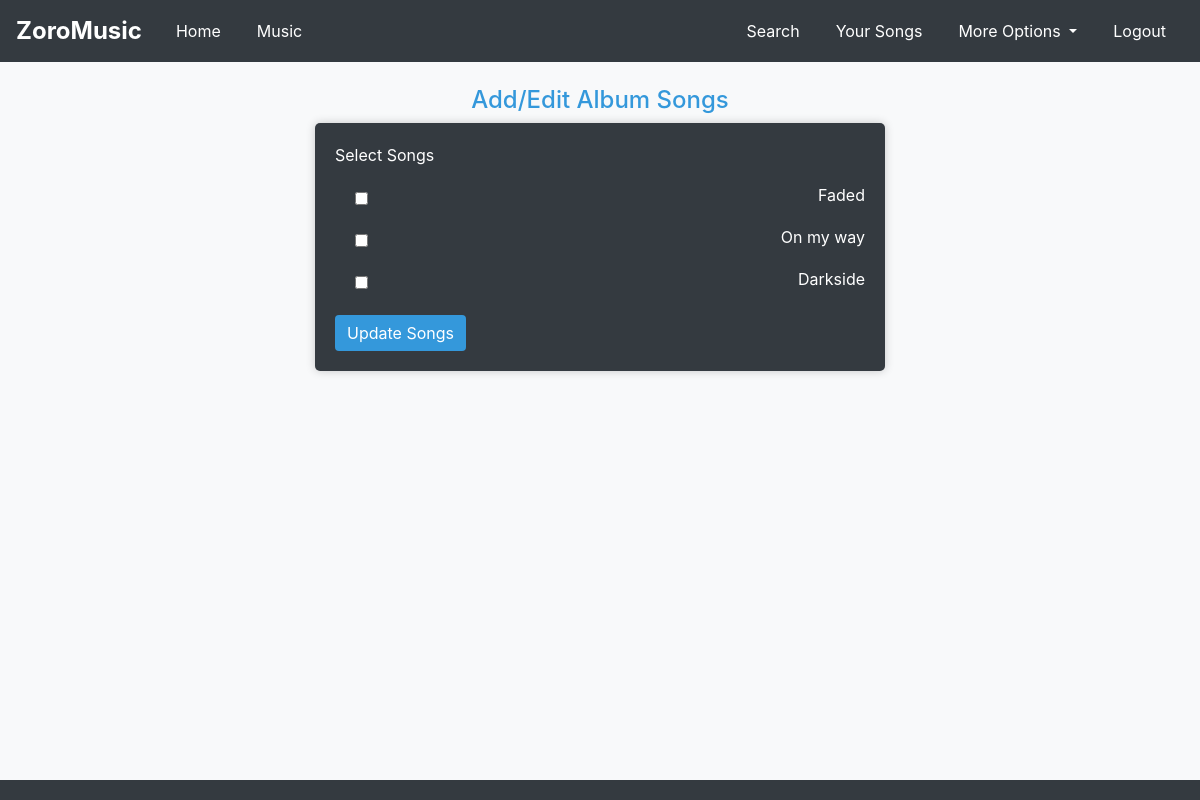
Page /add_edit_album/2 (signed in) on the committed database.
### ZoroMusic/models.py (models this page shows, shortened)
class Song(db.Model, UserMixin):
    id = db.Column(db.Integer, Sequence('song_id_seq', start=1, increment=1), primary_key=True)
    title = db.Column(db.String(100), nullable=False)
    lyrics = db.Column(db.Text, nullable=False)
    duration = db.Column(db.Integer, nullable=False)
    genre = db.Column(db.String(20), nullable=False)
    artist_name = db.Column(db.String(100), nullable=False)
    release_date = db.Column(db.String(5))
    audio_link = db.Column(db.String(255), nullable=True)
    rating = db.Column(db.Float, default=0)
    created_at = db.Column(db.DateTime, default=datetime.utcnow)
    updated_at = db.Column(db.DateTime, default=datetime.utcnow, onupdate=datetime.utcnow)
    creator_id = db.Column(db.Integer, db.ForeignKey('user.id'), nullable=False)
    likes = db.relationship('Like', backref='song', lazy='dynamic')
    creator = db.relationship('User', backref='songs')

### ZoroMusic/routes.py (the view, shortened to what this page needs)
@app.route('/add_edit_album/<int:album_id>', methods=['GET', 'POST'])
@login_required
def add_edit_album(album_id):
    album = Album.query.get_or_404(album_id)
    if album.creator != current_user:
        flash("You don't have permission to edit songs in this album.", 'danger')
        return redirect(url_for('album_songs', album_id=album.id))
    current_user_id = current_user.id
    available_songs = Song.query.filter_by(creator_id=current_user_id).all()
    form = EditAlbumSongsForm(obj=album)
    form.songs.choices = [(song.id, song.title) for song in available_songs]
    return render_template('edit_album_songs.html', form=form, album=album, available_songs=available_songs)

### ZoroMusic/models.py
class EditAlbumSongsForm(FlaskForm):
    songs = SelectMultipleField('Select Songs', coerce=int, widget=widgets.ListWidget(prefix_label=False), option_widget=widgets.CheckboxInput())

### ZoroMusic/models.py (called while the page is built)
@login_manager.user_loader
def load_user(user_id):
    return User.query.get(int(user_id))

### ZoroMusic/templates/edit_album_songs.html (shortened to what this page needs)
{% extends 'base.html' %}
{% block content %}
<body>
<div class="container mt-4">
    <h2>Add/Edit Album Songs</h2>
    <form method="post">
        <div class="form-group">
            <label>{{ form.songs.label }}</label>
            {% for choice in form.songs.choices %}
                <div class="form-check">
                    <input type="checkbox" id="{{ form.songs.id }}_{{ loop.index }}" name="{{ form.songs.name }}" value="{{ choice[0] }}" {% if form.songs.data and choice[0] in form.songs.data %}checked{% endif %}>
                    <label for="{{ form.songs.id }}_{{ loop.index }}">{{ choice[1] }}</label>
                </div>
            {% endfor %}
        </div>
        <button type="submit" class="btn btn-primary">Update Songs</button>
    </form>
</div>
</body>
{% endblock %}

### ZoroMusic/templates/base.html (style rules this page uses)
body { background-color: #f8f9fa; color: #495057; }

### ZoroMusic/templates/edit_album_songs.html (style rules this page uses)
body { background-color: #f8f9fa; color: #ffffff; }
.container { max-width: 600px; margin-top: 50px; }
h2 { color: #3498db; font-size: 1.5rem; text-align: center; }
form { padding: 20px; background-color: #343a40; border-radius: 5px; box-shadow: 0px 0px 10px 0px rgba(0, 0, 0, 0.2); }
label { color: #ffffff; }
.form-check { display: flex; align-items: center; justify-content: space-between; color: #ffffff; margin-bottom: 10px; }
.btn-primary { background-color: #3498db; border: none; color: #ffffff; }

### rows in the picture
Song: title "Faded"
Song: title "On my way"
Song: title "Darkside"
